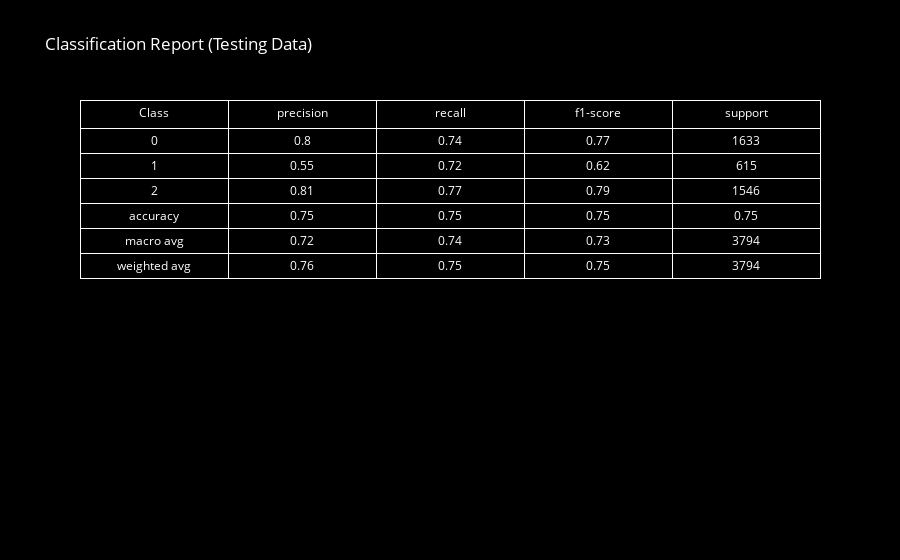

The notebook cell saved with this chart:
### Code cell
report_dict = classification_report(y_test, y_pred, output_dict=True)

report_df = pd.DataFrame(report_dict).transpose()
report_df = report_df.round(2)

fig = go.Figure(data=[go.Table(
    header=dict(
        values=['Class'] + list(report_df.columns),
        fill_color='black',
        font=dict(color='white', size=12),
        align='center'
    ),
    cells=dict(
        values=[report_df.index] + [report_df[col] for col in report_df.columns],
        fill_color='black',
        font=dict(color='white', size=12),
        align='center',
        height=25
    )
)])

fig.update_layout(
    title="Classification Report (Testing Data)",
    paper_bgcolor='black',
    plot_bgcolor='black',
    font=dict(color='white')
)

fig.show()

### Figure 1 — Plotly figure (JSON) as saved in the notebook; plotly's stock layout.template omitted (floating-point values rounded to 4 significant figures)
{"data": [{"cells": {"align": "center", "fill": {"color": "black"}, "font": {"color": "white", "size": 12}, "height": 25, "values": [["0", "1", "2", "accuracy", "macro avg", "weighted avg"], [0.8, 0.55, 0.81, 0.75, 0.72, 0.76], [0.74, 0.72, 0.77, 0.75, 0.74, 0.75], [0.77, 0.62, 0.79, 0.75, 0.73, 0.75], [1633, 615, 1546, 0.75, 3794, 3794]]}, "header": {"align": "center", "fill": {"color": "black"}, "font": {"color": "white", "size": 12}, "values": ["Class", "precision", "recall", "f1-score", "support"]}, "type": "table"}], "layout": {"font": {"color": "white"}, "paper_bgcolor": "black", "plot_bgcolor": "black", "title": {"text": "Classification Report (Testing Data)"}}}
